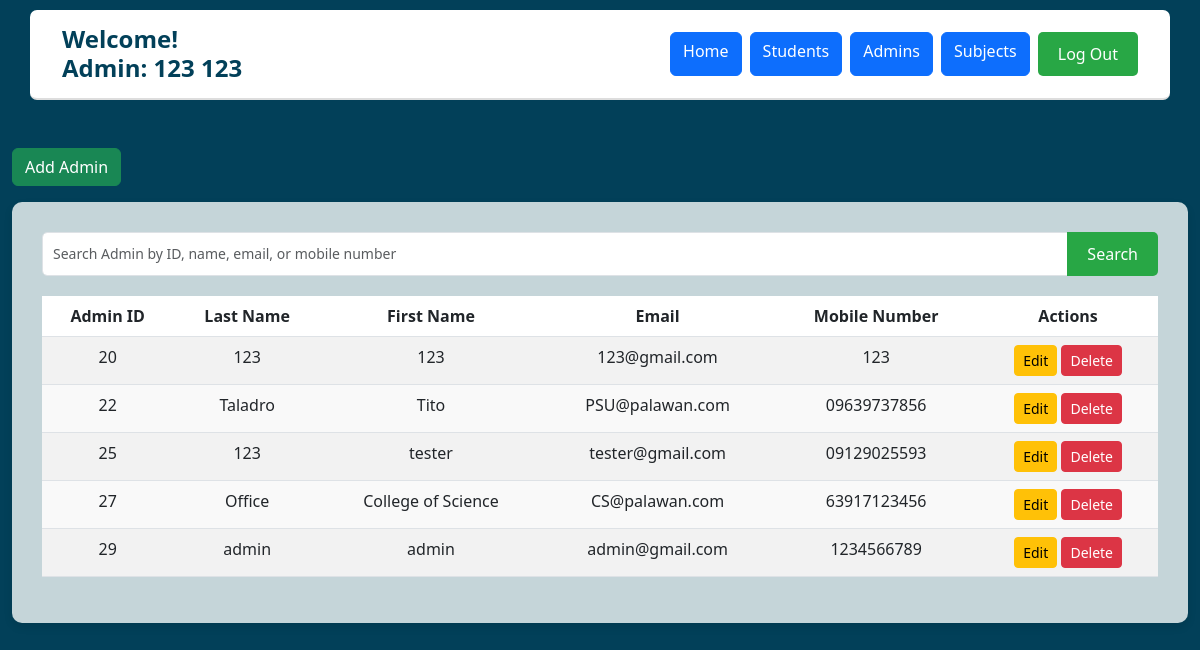
Page /admin_crud.php (signed in) on the earlier database version.
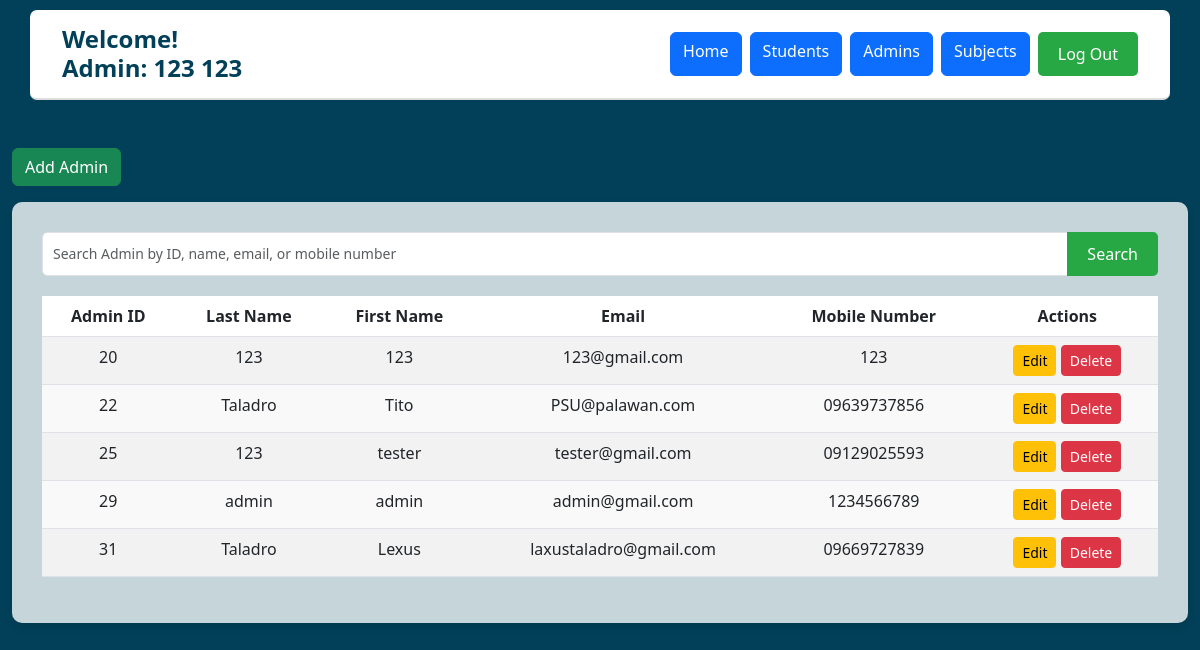
Same page on the later database version.
### tables this page shows
CREATE TABLE `users` (
  `user_id` int(5) NOT NULL,
  `first_name` varchar(250) NOT NULL,
  `last_name` varchar(250) NOT NULL,
  `mobile_number` varchar(11) NOT NULL,
  `email` varchar(100) NOT NULL,
  `password` varchar(100) NOT NULL,
  `role` enum('Admin','Student') NOT NULL,
  `otp` varchar(6) DEFAULT NULL,
  `otp_expiry` datetime DEFAULT NULL,
  `is_verified` tinyint(1) DEFAULT 0
);

### admin_crud.php (the view, shortened to what this page needs)
<?php
include ('base.php');
?>
    <div class="container mt-5">
        <button class="btn btn-success mb-3" data-bs-toggle="modal" data-bs-target="#addAdminModal">Add Admin</button>
        <?php
$search = isset($_GET['search']) ? $conn->real_escape_string($_GET['search']) : '';
$query = "
    SELECT user_id, first_name, last_name, email, mobile_number
    FROM users
    WHERE role = 'Admin'
";
$result = $conn->query($query);
?>
<div class="dashboard-container">
    <form method="get" action="" class="mb-3">
        <div class="input-group">
            <input type="text" name="search" id="searchInput" class="form-control"
                   placeholder="Search Admin by ID, name, email, or mobile number"
                   value="<?php echo htmlspecialchars($search); ?>">
            <button type="submit" class="btn btn-primary">Search</button>
        </div>
    </form>
    <table class="table table-striped">
        <thead>
            <tr>
                <th>Admin ID</th>
                <th>Last Name</th>
                <th>First Name</th>
                <th>Email</th>
                <th>Mobile Number</th>
                <th>Actions</th>
            </tr>
        </thead>
        <tbody>
            <?php if ($result && $result->num_rows > 0): ?>
                <?php while ($row = $result->fetch_assoc()): ?>
                    <tr>
                        <td><?php echo $row['user_id']; ?></td>
                        <td><?php echo $row['last_name']; ?></td>
                        <td><?php echo $row['first_name']; ?></td>
                        <td><?php echo $row['email']; ?></td>
                        <td><?php echo $row['mobile_number']; ?></td>
                        <td>
                            <button
                                class="btn btn-warning btn-sm"
                                data-bs-toggle="modal"
                                data-bs-target="#editModal<?php echo $row['user_id']; ?>">
                                Edit
                            </button>
                            <button class="btn btn-danger btn-sm"
                                    data-bs-toggle="modal"
                                    data-bs-target="#deleteModal-<?php echo $row['user_id']; ?>">
                                Delete
                            </button>
                        </td>
                    </tr>
                <?php endwhile; ?>
            <?php else: ?>
                <tr>
                    <td colspan="6">No admins found.</td>
                </tr>
            <?php endif; ?>
        </tbody>
    </table>
</div>
</body>
</html>

### base.php (shortened to what this page needs)
<?php
$user_first = $_SESSION['first_name'];
$user_last = $_SESSION['last_name'];
$user_role = $_SESSION['role'];
?>
<!DOCTYPE html>
<html lang="en">
<head>
    <link href="https://cdn.jsdelivr.net/npm/bootstrap@5.3.0/dist/css/bootstrap.min.css" rel="stylesheet">
    <link rel="stylesheet" href="bootstrap/css/dashboard.css">
</head>
<body style="background-color: #024059;">
    <nav class="navbar navbar-expand-lg">
    <div class="container">
        <a class="navbar-brand" href="#">
            <h1>Welcome!</h1>
            <h1><?php echo htmlspecialchars($user_role) . ":"; ?> <?php echo htmlspecialchars($user_first); ?> <?php echo htmlspecialchars($user_last); ?></h1>
        </a>
        <div class="navbar-nav ms-auto">
            <a href="index.php" class="btn btn-primary me-2">Home</a>
            <?php
                if ($user_role == 'Admin'){
                    echo '<a href="student_crud.php" class="btn btn-primary me-2">Students</a><a href="admin_crud.php" class="btn btn-primary me-2">Admins</a><a href="subject_crud.php" class="btn btn-primary me-2">Subjects</a>';
                }
                else{
                    echo '';
                }
            ?>
            <a href="logout.php" class="btn btn-log-out">Log Out</a>
        </div>
    </div>
</nav>
</body>

Differences in the rows shown:
removed users: user_id "27", last_name "Office", first_name "College of Science", email "CS@palawan.com", mobile_number "63917123456"
added users: user_id "31", last_name "Taladro", first_name "Lexus", email "laxustaladro@gmail.com", mobile_number "09669727839"
